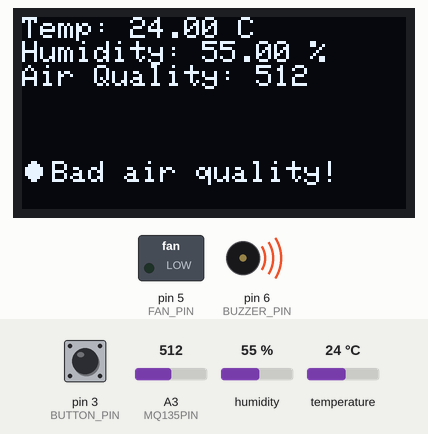
Simulated run of this sketch. Board: Arduino Uno, built with avr-gcc and run on an emulated ATmega328P. On the bench: 128×64 one-colour display, switched loads named in the sketch (green lamp = pin HIGH), buzzer (waves = sounding). Inputs (shaded band) come from the test bench; at power-on: temperature 24 °C, A3 (MQ135PIN) = 512, humidity 55 %, pin 3 (BUTTON_PIN) HIGH. What the sketch prints to the serial monitor is not drawn.

Above: at 2.6 s.
2.7 s: temperature set to 29.2 °C
At 7.0 s:
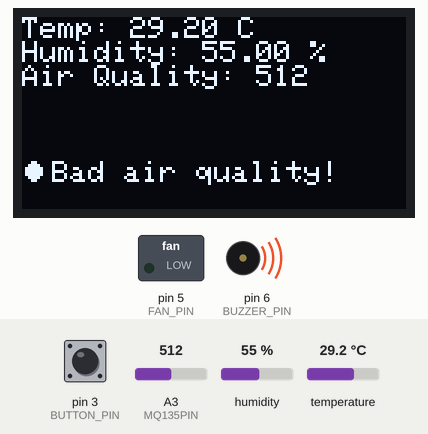
7.5 s: temperature set to 30.7 °C
At 10.4 s:
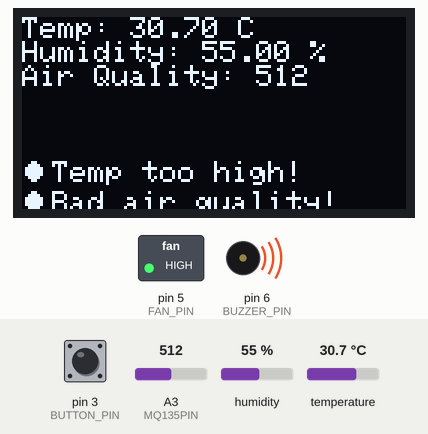
11.5 s: A3 (MQ135PIN) set to 208
At 13.0 s:
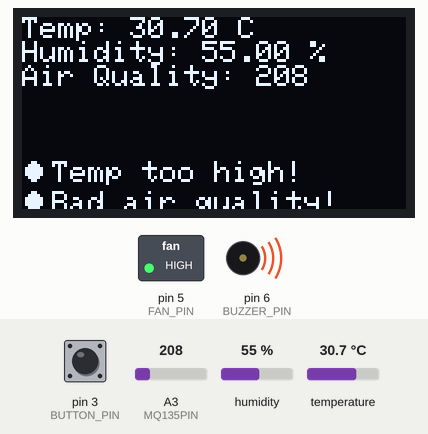
13.5 s: A3 (MQ135PIN) set to 188
At 15.2 s:
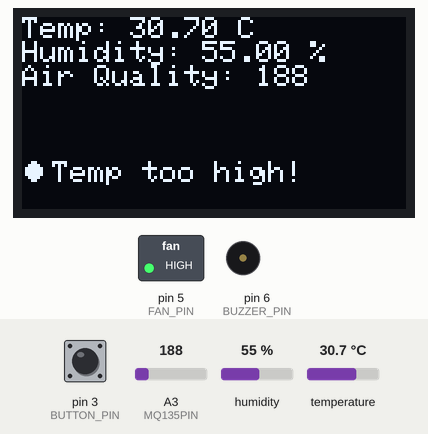
15.5 s: humidity set to 41 %
At 18.5 s:
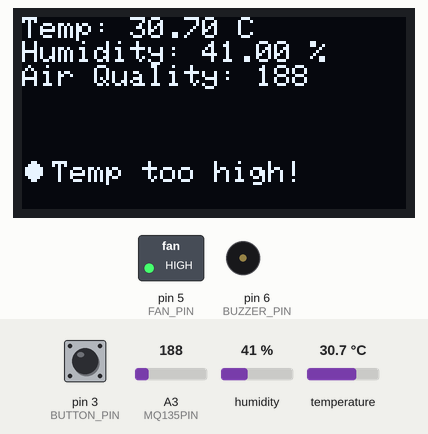
19.5 s: humidity set to 38 %
At 23.0 s:
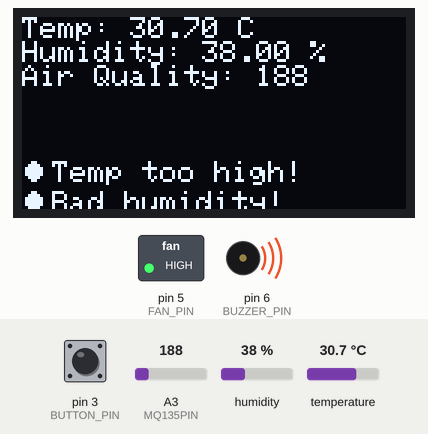
Timing chart, 0 to 24.5 s (numbered marks = the images above; inputs shaded):
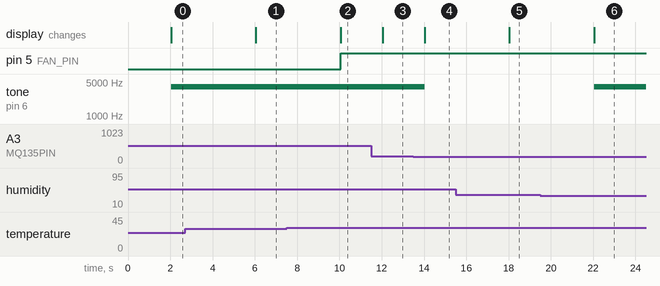

The sketch:

interactive_dev_final_exam.ino
```cpp
// Final Arduino exam project
// By Kevin Otto Koit
// IFI7340.DT 2025 Spring, HCI, TLU

#include <Adafruit_GFX.h>
#include <Adafruit_SSD1306.h>
#include <DHT.h>
#include <Wire.h>

// === OLED configuration ===
#define SCREEN_WIDTH 128
#define SCREEN_HEIGHT 64
#define OLED_RESET -1
Adafruit_SSD1306 display(SCREEN_WIDTH, SCREEN_HEIGHT, &Wire, OLED_RESET);

// === Pin assignments for input and output components ===
#define DHTPIN 2
#define DHTTYPE DHT22
#define MQ135PIN A3
#define BUTTON_PIN 3
#define BUZZER_PIN 6
#define FAN_PIN 5

// === DHT configuration ===
DHT dht(DHTPIN, DHTTYPE);

// === Thresholds for the sensors ===
float highTempThreshold = 30.0;
float lowHumidityThreshold = 40.0;
float highHumidityThreshold = 70.0;
int airQualityThreshold = 200;

// === Alert system configuration ===
bool alertActive = false; //set false so alarm doesn't start automatically at start
bool snoozed = false; //set false so alarm won't snooze automatically at start
unsigned long snoozeStartTime = 0; //value set 0 so the snooze starts instantly when button is being pressed
const unsigned long snoozeDuration = 30000; // snooze duration is set 30 seconds

// === Timing update ===
unsigned long lastUpdateTime = 0;
const unsigned long updateInterval = 2000; // set 2 seconds so sensors' data read is more accurate

// === Sensor readings ===
float temp = 0;
float humidity = 0;
int airQuality = 0;

// === Icon for the alert display ===
const unsigned char alert_icon [] PROGMEM = {
  0b00011000,
  0b00111100,
  0b01111110,
  0b01111110,
  0b01111110,
  0b00111100,
  0b00011000,
  0b00000000
};

void setup() {
  Serial.begin(9600);
  dht.begin();

  pinMode(MQ135PIN, INPUT);
  pinMode(BUTTON_PIN, INPUT_PULLUP);
  pinMode(BUZZER_PIN, OUTPUT);
  pinMode(FAN_PIN, OUTPUT);

// === In case if display startup fails ===
  if (!display.begin(SSD1306_SWITCHCAPVCC, 0x3C)) {
    Serial.println("OLED init failed");
    while (true); // Freeze
  }

  display.clearDisplay();
  display.display();
}

void loop() {
  // === Alert sound snooze when buttons is being pressed ===
  if (digitalRead(BUTTON_PIN) == LOW && alertActive && !snoozed) {
    noTone(BUZZER_PIN);
    alertActive = false;
    snoozed = true;
    snoozeStartTime = millis();
    Serial.println("Alarm snoozed for 30 seconds ");
    delay(50);
  }

  // === Alert snooze end after 30 seconds ===
  if (snoozed && millis() - snoozeStartTime >= snoozeDuration) {
    snoozed = false;
    Serial.println("Alarm snooze ended ");
  }

  // === Display update, reading sensor data periodically ===
  if (millis() - lastUpdateTime >= updateInterval) {
    lastUpdateTime = millis();

    // === Readings of the sensors ===
    temp = dht.readTemperature();
    humidity = dht.readHumidity();
    airQuality = analogRead(MQ135PIN);

    // === For server console display ===
    Serial.print("Temp: "); Serial.print(temp); Serial.print(" °C, "); //displays the temperature readings
    Serial.print("Humidity: "); Serial.print(humidity); Serial.print(" %, "); //displays the humidity readings
    Serial.print("Air quality: "); Serial.println(airQuality); //displays the air quality readings

    // === Display update ===
    display.clearDisplay();
    display.setTextSize(1);
    display.setTextColor(SSD1306_WHITE); //sets the text color to white
    display.setCursor(0, 0);
    display.print("Temp: "); display.print(temp); display.println(" C"); //displays the temperature readings
    display.print("Humidity: "); display.print(humidity); display.println(" %"); //displays the humidity readings
    display.print("Air Quality: "); display.println(airQuality); //displays the air quality readings

    int alertY = 48;

    // === Alerts on display ===
    bool badAir = airQuality > airQualityThreshold; //if the air quality value is higher than the threshold, the air quality will be considered bad
    bool badHumidity = humidity < lowHumidityThreshold || humidity > highHumidityThreshold; //if the humidity value is higher than the threshold, the humidity will be considered bad
    bool tempTooHigh = temp > highTempThreshold; //if the temperature value is higher than the threshold, the temperature will be considered high

    if (tempTooHigh) {
      display.drawBitmap(0, alertY, alert_icon, 8, 8, SSD1306_WHITE);
      display.setCursor(10, alertY);
      display.println("Temp too high! "); //for display
      Serial.print("Temp too high! "); //for server
      alertY += 10;
    }

    if (badAir) {
      display.drawBitmap(0, alertY, alert_icon, 8, 8, SSD1306_WHITE);
      display.setCursor(10, alertY);
      display.println("Bad air quality! "); //for display
      Serial.print("Bad air quality! "); //for server
      alertY += 10;
    }

    if (badHumidity) {
      display.drawBitmap(0, alertY, alert_icon, 8, 8, SSD1306_WHITE);
      display.setCursor(10, alertY);
      display.println("Bad humidity!"); //for display
      Serial.print("Bad humidity!"); // for server
    }

    display.display();

    // === Alert logic ===
    if ((badAir || badHumidity) && !snoozed) {
      tone(BUZZER_PIN, 4000); //activates piezo buzzer on 4 KHz if air quality and humidity values exceeds the threshold
      alertActive = true;
    } else {
      noTone(BUZZER_PIN); //piezo buzzer is disabled if there's no alert
      alertActive = false;
    }

    // === Fan control ===
    if (tempTooHigh) {
      digitalWrite(FAN_PIN, HIGH); //activates fan
    } else {
      digitalWrite(FAN_PIN, LOW); //fan is disabled if the temperature is not exceeding the threshold
    }
  }
}
```

Measured:
- the behaviour switches between 30 and 30.1 °C on temperature (found by bisection; images 1 and 2)
- the behaviour switches between 201 and 200 on A3 (MQ135PIN) (found by bisection; images 3 and 4)
- the behaviour switches between 40 and 39 % on humidity (found by bisection; images 5 and 6)
- after the input at 2.7 s, the display: changes after 3.3 s (image 1)
- after the input at 7.5 s, pin 5 (FAN_PIN): LOW → HIGH after 2.6 s; the display: changes after 2.6 s (image 2)
- after the input at 11.5 s, the display: changes after 0.55 s (image 3)
- after the input at 13.5 s, tone on pin 6 (BUZZER_PIN): 4000 Hz → silent after 0.54 s; the display: changes after 0.54 s (image 4)
- after the input at 15.5 s, the display: changes after 2.5 s (image 5)
- after the input at 19.5 s, tone on pin 6 (BUZZER_PIN): silent → 4000 Hz after 2.6 s; the display: changes after 2.6 s (image 6)
